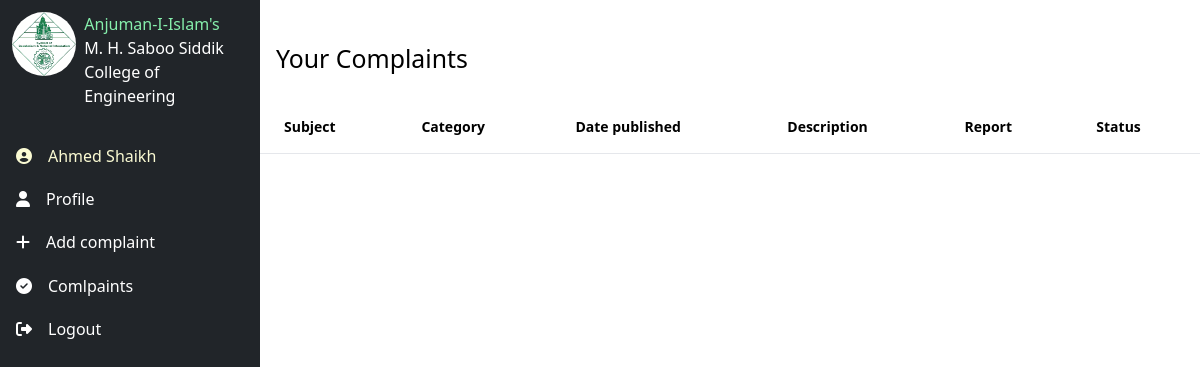
Before: /view/MyComplaints (signed in) with the older database file.
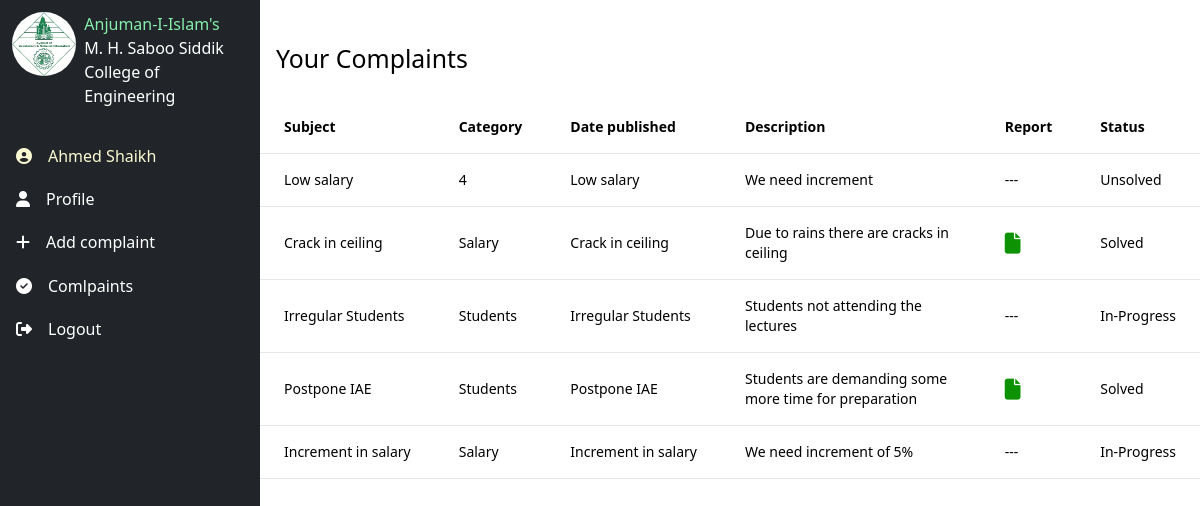
After: the same page with the newer database file.
### login/models.py (models this page shows, shortened)
class Complaint(models.Model):
    user = models.ForeignKey(CustomUser,default=None, on_delete=models.CASCADE)
    category = models.CharField(max_length=100)
    subject = models.CharField(max_length=300)
    description = models.TextField()
    documents = models.FileField(upload_to=document_upload_to, blank=True, null=True)
    status = models.CharField(max_length=100,default="Unsolved",choices=[('Solved','Solved'),('Unsolved','Unsolved'),('In-Progress','In-Progress')])
    severity = models.CharField(max_length=100,blank=True,null=True)
    due_date = models.DateField(null=True,blank=True)
    report = models.FileField(upload_to=report_upload_to,null=True,blank=True,)

### login/views.py (the view)
# urls.py: path("view/MyComplaints",views.viewMyComplaints,name="view/MyComplaints"),
@login_required(login_url='login')
@cache_control(no_cache=True, must_revalidate=True,no_store=True)
def viewMyComplaints(request):
    context ={}
    context["complaints"] = Complaint.objects.filter(user= request.user)
    return render(request,'complaints/viewMyComplaints.html',context)

### templates/complaints/viewMyComplaints.html (shortened to what this page needs)
{% extends 'base.html'%}
{% load static %}
{% block body%}<div id="content-view-complaints" class="mt-6">
    <div>
        <h1>Your Complaints</h1>
    </div>
    <div class="overflow-scroll">
        <div class="flex flex-col">
            <div class="overflow-x-auto sm:-mx-6 lg:-mx-8">
                <div class="inline-block min-w-full py-2 sm:px-6 lg:px-8">
                    <div class="overflow-hidden">
                        <table class="min-w-full text-left text-sm font-light">
                            <thead class="border-b font-medium dark:border-neutral-500">
                                <tr>
                                    <th scope="col" class="px-6 py-4">Subject</th>
                                    <th scope="col" class="px-6 py-4">Category</th>
                                    <th scope="col" class="px-6 py-4">Date published</th>
                                    <th scope="col" class="px-6 py-4">Description</th>
                                    <th scope="col" class="px-6 py-4">Report</th>
                                    <th scope="col" class="px-6 py-4">Status</th>
                                </tr>
                            </thead>
                            <tbody>
                                {% for complaint in complaints%}
                                <tr class="border-b dark:border-neutral-500">
                                    <td class="whitespace-nowrap px-6 py-4">{{ complaint.subject}}</td>
                                    <td class="whitespace-nowrap px-6 py-4">{{ complaint.category}}</td>
                                    <td class="whitespace-nowrap px-6 py-4">{{ complaint.subject}}</td>
                                    <td class="px-6 py-4">{{ complaint.description}}
                                    </td>
                                    <td class="whitespace-nowrap px-6 py-4">
                                        {% if complaint.report %}
                                        <a href="{{complaint.report.name}}">
                                        </a>
                                        {% else %}
                                        ---
                                        {% endif %}
                                    </td>
                                    <td class="whitespace-nowrap px-6 py-4">{{ complaint.status}}</td>
                                </tr>
                                {% endfor %}
                            </tbody>
                        </table>
                    </div>
                </div>
            </div>
        </div>
    </div>
</div>
{% endblock%}

Changed rows visible on the page:
added Complaint: subject "Low salary", category "4", description "We need increment", status "Unsolved"
added Complaint: subject "Crack in ceiling", category "Salary", description "Due to rains there are cracks in ceiling", status "Solved"
added Complaint: subject "Irregular Students", category "Students", description "Students not attending the lectures", status "In-Progress"
added Complaint: subject "Postpone IAE", category "Students", description "Students are demanding some more time for preparation", status "Solved"
added Complaint: subject "Increment in salary", category "Salary", description "We need increment of 5%", status "In-Progress"
